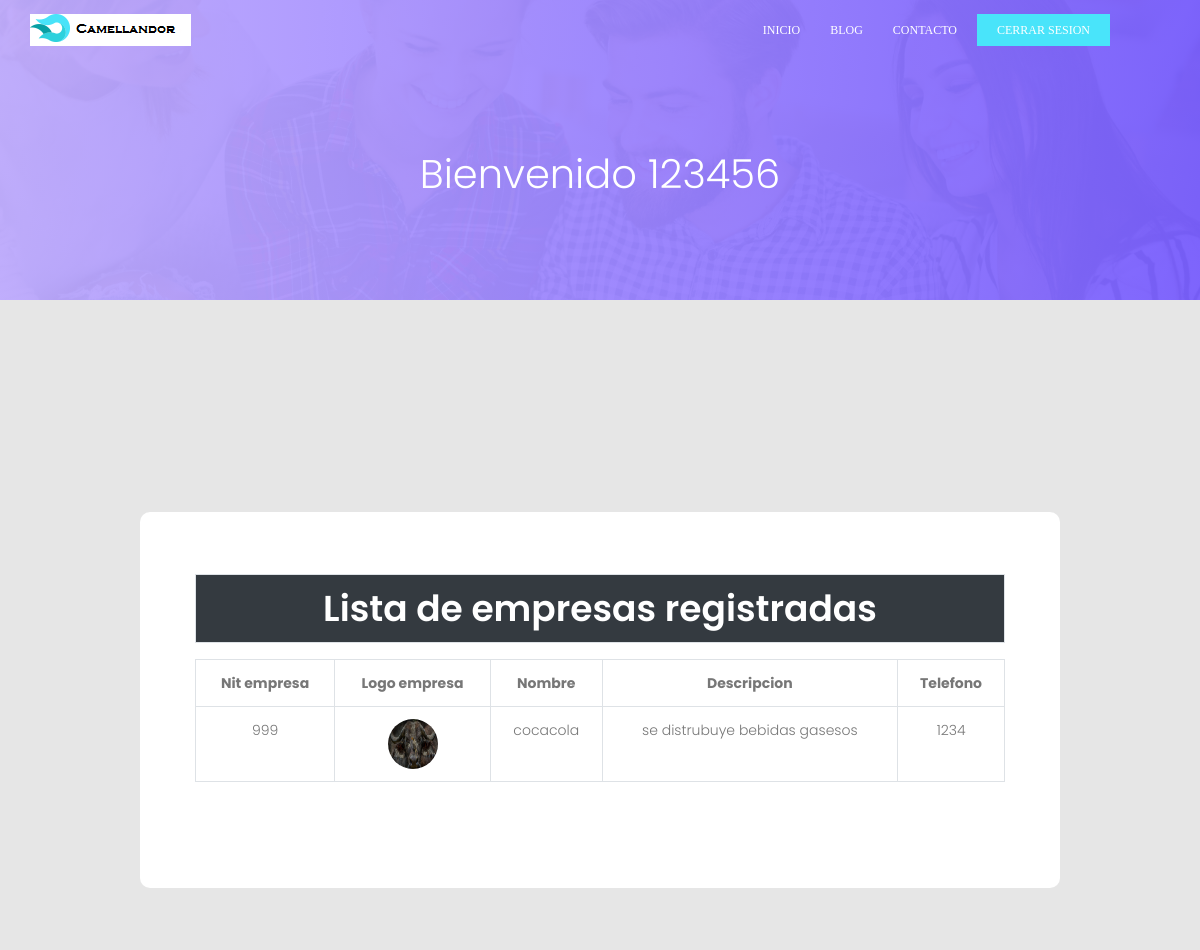
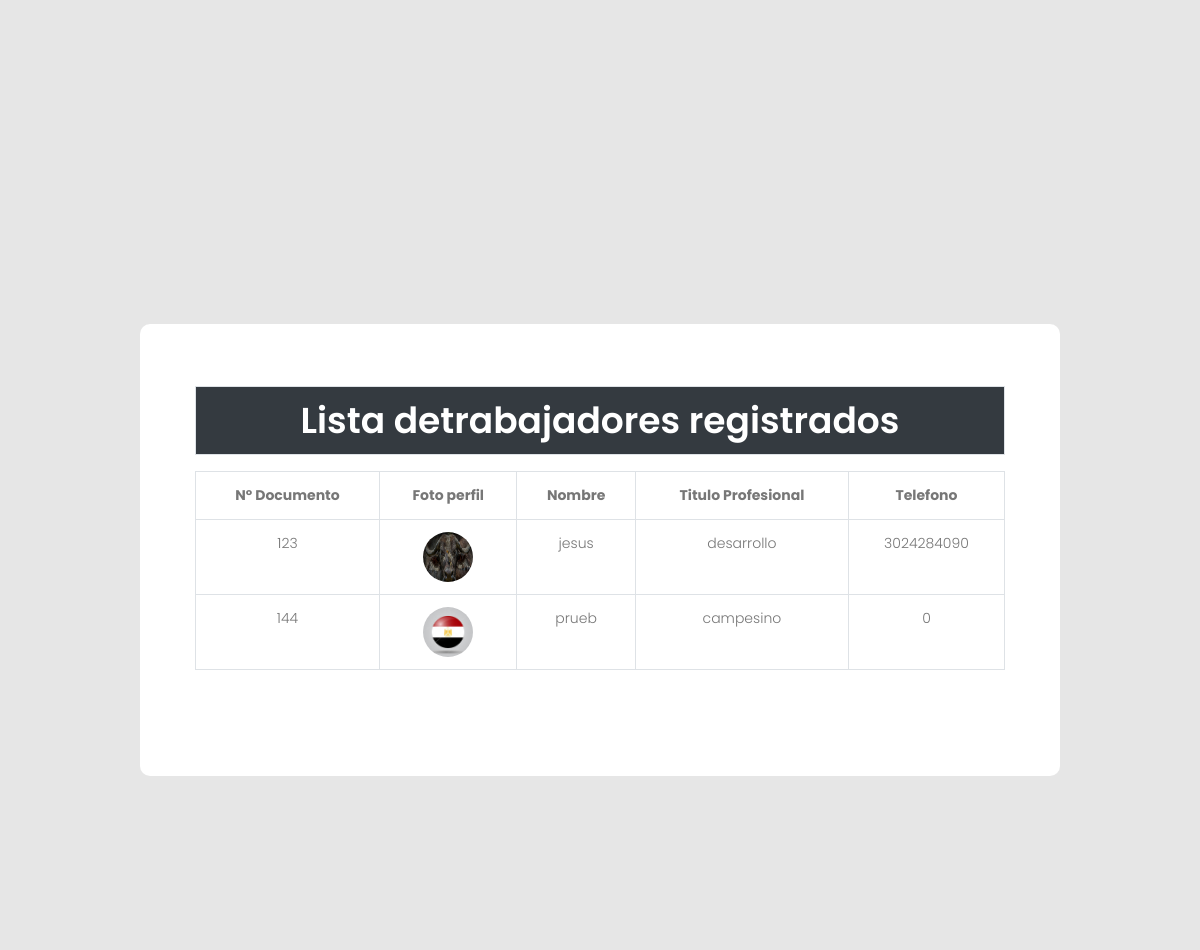
/inicioadmin.php (signed in), run on the app's committed database (2 pictures, top to bottom).
### tables this page shows
CREATE TABLE IF NOT EXISTS `empresa` (
  `nitempresa` int(11) NOT NULL,
  `emailempresa` varchar(100) NOT NULL,
  `password` varchar(100) NOT NULL,
  `Logoempresa` varchar(100) NOT NULL,
  `Nombrecomercial` varchar(200) NOT NULL,
  `Descripcionemp` varchar(1000) NOT NULL,
  `Razonsocial` varchar(100) NOT NULL,
  `Telefono` bigint(20) NOT NULL,
  `Ciudad` varchar(50) NOT NULL,
  `Direccion` varchar(50) NOT NULL,
  `Numerotrabajadores` int(11) NOT NULL,
  PRIMARY KEY (`nitempresa`)
);

CREATE TABLE IF NOT EXISTS `trabajador` (
  `iddocumento` int(11) NOT NULL,
  `Fotoperfil` varchar(100) NOT NULL,
  `Nombre` varchar(50) NOT NULL,
  `email` varchar(60) NOT NULL,
  `password` varchar(200) NOT NULL,
  `fechanacimiento` varchar(30) NOT NULL,
  `Genero` varchar(30) NOT NULL,
  `lugarnacimiento` varchar(50) NOT NULL,
  `direccionresidencia` varchar(100) NOT NULL,
  `Telefono` bigint(20) NOT NULL,
  `tituloprofesional` varchar(100) NOT NULL,
  `descripcionperfil` varchar(1000) NOT NULL,
  `nombreempresa` varchar(100) NOT NULL,
  `cargo` varchar(100) NOT NULL,
  `fechainicioexp` varchar(20) NOT NULL,
  `fechafinexp` varchar(20) NOT NULL,
  `funciones` varchar(1000) NOT NULL,
  `nominst` varchar(100) NOT NULL,
  `titulo` varchar(100) NOT NULL,
  `fechainicioest` varchar(20) NOT NULL,
  `fechafinest` varchar(20) NOT NULL,
  `idioma` varchar(20) NOT NULL,
  `nivelidioma` varchar(20) NOT NULL,
  `estudiocomplementario` varchar(100) NOT NULL,
  `lugarestudio` varchar(100) NOT NULL,
  PRIMARY KEY (`iddocumento`),
  UNIQUE KEY `email` (`email`)
);

### inicioadmin.php (the view, shortened to what this page needs)
<?php
   include 'conexionbd.php';
   $con = mysqli_connect('localhost','root','usbw');
    mysqli_select_db($con,'bolsaempleo');
    $consulta="select * from admin where idadmin='".$_SESSION['admin']."'";
	$resultado=mysqli_query($con,$consulta);
	while ($row=mysqli_fetch_array($resultado)) {
		$nombre=$row['idadmin'];
			}
	?>
	<!DOCTYPE html>
	<html lang="zxx" class="no-js">
	<head>
		<link rel="stylesheet" type="text/css" href="vendor2/bootstrap/css/bootstrap.min.css">
	<link rel="stylesheet" type="text/css" href="fonts2/font-awesome-4.7.0/css/font-awesome.min.css">
	<link rel="stylesheet" type="text/css" href="fonts2/iconic/css/material-design-iconic-font.min.css">
	<link rel="stylesheet" type="text/css" href="vendor2/animate/animate.css">
	<link rel="stylesheet" type="text/css" href="vendor2/css-hamburgers/hamburgers.min.css">
	<link rel="stylesheet" type="text/css" href="vendor2/animsition/css/animsition.min.css">
	<link rel="stylesheet" type="text/css" href="vendor2/select2/select2.min.css">
	<link rel="stylesheet" type="text/css" href="vendor2/daterangepicker/daterangepicker.css">
	<link rel="stylesheet" type="text/css" href="vendor2/noui/nouislider.min.css">
	<link rel="stylesheet" type="text/css" href="css2/util.css">
	<link rel="stylesheet" type="text/css" href="css2/main.css">
			<link rel="stylesheet" href="css/linearicons.css">
			<link rel="stylesheet" href="css/font-awesome.min.css">
			<link rel="stylesheet" href="css/bootstrap.css">
			<link rel="stylesheet" href="css/magnific-popup.css">
			<link rel="stylesheet" href="css/nice-select.css">
			<link rel="stylesheet" href="css/animate.min.css">
			<link rel="stylesheet" href="css/owl.carousel.css">
			<link rel="stylesheet" href="css/main.css">
			<link rel="stylesheet" href="css/registro.css">
		</head>
		<body>
			  <header id="header" id="home">
			    <div class="container">
			    	<div class="row align-items-center justify-content-between d-flex">
				      <div id="logo">
				        <a href="iniciodepersona.php"><img src="img/logo.png" alt="" title="" /></a>
				      </div>
				      <nav id="nav-menu-container">
				        <ul class="nav-menu">
				          <li class="menu-active"><a href="inicioadmin.php">Inicio</a></li>
				          <li><a href="#">Blog</a></li>
                          <li><a href="#">Contacto</a></li>
				          <li><a class="ticker-btn" href="cerrarsesion.php">Cerrar sesion</a></li>
				        </ul>
				      </nav>
			    	</div>
			    </div>
			  </header>
			<section class="banner-area relative" id="home" style="height:300px ;">
				<div class="overlay overlay-bg"></div>
				<div class="container">
					<div class="row d-flex align-items-center justify-content-center">
						<div class="about-content col-lg-12">
                            <h1 class="text-white" style="font-size: 40px;">
                            Bienvenido
                            <?php echo $nombre;?><br>
							</h1>
						</div>
					</div>
				</div>
			</section>
            <div class="container-contact100">
    <div class="wrap-contact100">
        <form action="verificarempresa.php" method="post" class="contact100-form validate-form" >
        <table class="table text-center table-bordered table-hover">
      	<tr>
      		<th colspan="2" class="bg-dark" > <center><h1 class="text-white">Lista de empresas registradas </h1></center></th>
      	</tr>
          </table>
		      <table class="table text-center table-bordered table-hover">
            <?php
            $consulta="select * from empresa ";
            $resultado=mysqli_query($cadena,$consulta);
            ?>
    <th>Nit empresa</th>
    <th>Logo empresa</th>
    <th>Nombre</th>
    <th>Descripcion</th>
    <th>Telefono</th>
  <?php
  while ($row=mysqli_fetch_array($resultado)) {
    echo "<tr>";
    echo "<td>".$row['nitempresa']."</td>";
    if ($row['Logoempresa']==null) {
      echo "<td><a href='detallesempresa.php?id=".$row['nitempresa']."'><img src='Logoempresa/predeterminado.jpg' style='width:50px; height:50px; border-radius: 50%;'></img></a></td>";
      }else{
      echo "<td><a href='detallesempresa.php?id=".$row['nitempresa']."'><img src=".$row['Logoempresa']." style='width:50px; height:50px; border-radius: 50%;'></img></a></td>";
      }
    echo "<td>".$row['Nombrecomercial']."</td>";
    echo "<td>".$row['Descripcionemp']."</td>";
    echo "<td>".$row['Telefono']."</td>";
    echo "</tr>";
  }
  ?>
</table>
        </form>
    </div>
</div>
<div class="container-contact100">
    <div class="wrap-contact100">
        <form action="verificarempresa.php" method="post" class="contact100-form validate-form" >
        <table class="table text-center table-bordered table-hover">
      	<tr>
      		<th colspan="2" class="bg-dark" > <center><h1 class="text-white">Lista detrabajadores registrados </h1></center></th>
      	</tr>
          </table>
		      <table class="table text-center table-bordered table-hover">
            <?php
            $consulta="select * from trabajador ";
            $resultado=mysqli_query($cadena,$consulta);
            ?>
    <th>Nº Documento</th>
    <th>Foto perfil</th>
    <th>Nombre</th>
    <th>Titulo Profesional</th>
    <th>Telefono</th>
  <?php
  while ($row=mysqli_fetch_array($resultado)) {
    echo "<tr>";
    echo "<td>".$row['iddocumento']."</td>";
    if ($row['Fotoperfil']==null) {
      echo "<td><a href='detalles.php?id=".$row['iddocumento']."'><img src='Fotousuario/predeterminado.jpg' style='width:50px; height:50px; border-radius: 50%;'></img></a></td>";
      }else{
      echo "<td><a href='detalles.php?id=".$row['iddocumento']."'><img src=".$row['Fotoperfil']." style='width:50px; height:50px; border-radius: 50%;'></img></a></td>";
      }
    echo "<td>".$row['Nombre']."</td>";
    echo "<td>".$row['tituloprofesional']."</td>";
    echo "<td>".$row['Telefono']."</td>";
    echo "</tr>";
  }
  ?>
</table>
        </form>
    </div>
</div>
		</body>
	</html>

### css2/main.css (style rules this page uses)
* { margin: 0px; padding: 0px; box-sizing: border-box; }
body, html { height: 100%; font-family: Poppins-Regular, sans-serif; }
a { font-family: Poppins-Regular; font-size: 14px; line-height: 1.7; color: #666666; margin: 0px; transition: all 0.4s; -webkit-transition: all 0.4s; -o-transition: all 0.4s; -moz-transition: all 0.4s; }
h1,h2,h3,h4,h5,h6 { margin: 0px; }
ul, li { margin: 0px; list-style-type: none; }
.container { max-width: 1200px; }
.container-contact100 { width: 100%; min-height: 100vh; display: -webkit-box; display: -webkit-flex; display: -moz-box; display: -ms-flexbox; display: flex; flex-wrap: wrap; justify-content: center; align-items: center; padding: 15px; background: #e6e6e6; }
.wrap-contact100 { width: 920px; background: #fff; border-radius: 10px; overflow: hidden; padding: 62px 55px 90px 55px; }
.contact100-form { width: 100%; display: -webkit-box; display: -webkit-flex; display: -moz-box; display: -ms-flexbox; display: flex; flex-wrap: wrap; justify-content: space-between; }

### css/main.css (style rules this page uses)
body { color: #777777; font-family: "Poppins", sans-serif; font-size: 14px; font-weight: 300; line-height: 1.625em; position: relative; }
ol, ul { margin: 0; padding: 0; list-style: none; }
a { -webkit-transition: all 0.3s ease 0s; -moz-transition: all 0.3s ease 0s; -o-transition: all 0.3s ease 0s; transition: all 0.3s ease 0s; }
a, a:focus, a:hover { text-decoration: none; outline: 0; }
h1, h2, h3, h4, h5, h6 { font-family: "Poppins", sans-serif; color: #222222; line-height: 1.2em !important; margin-bottom: 0; margin-top: 0; font-weight: 600; }
h1, .h1 { font-size: 36px; }
td, th { border-radius: 0px; }
.text-white { color: #fff; }
.text-center { text-align: center; }
.relative { position: relative; }
.overlay { position: absolute; left: 0; right: 0; top: 0; bottom: 0; }
h1 { font-size: 36px; }
h1, h2, h3, h4, h5, h6 { line-height: 1.5em; }
#header { padding: 14px 0; position: fixed; left: 0; top: 0; right: 0; transition: all 0.5s; z-index: 997; }
#header #logo img { padding: 0; margin: 0; }
.ticker-btn { background: #49e4fa; color: #fff; padding: 6px 20px !important; text-transform: uppercase; }
.nav-menu, .nav-menu * { margin: 0; padding: 0; list-style: none; }
.nav-menu li { position: relative; white-space: nowrap; }
.nav-menu > li { float: left; }
#nav-menu-container { margin: 0; }
@media (min-width: 1024px) { #nav-menu-container { padding-right: 60px; } }
.nav-menu a { padding: 6px 10px; text-decoration: none; display: inline-block; color: #fff; font-weight: 400; font-size: 12px; text-transform: uppercase; outline: none; }
.nav-menu > li { margin-left: 10px; }
#mobile-nav { position: fixed; top: 0; padding-top: 18px; bottom: 0; z-index: 998; background: rgba(0, 0, 0, 0.8); left: -260px; width: 260px; overflow-y: auto; transition: 0.4s; }
#mobile-nav ul { padding: 0; margin: 0; list-style: none; }
#mobile-nav ul li { position: relative; }
#mobile-nav ul li a { color: #fff; font-size: 13px; text-transform: uppercase; overflow: hidden; padding: 10px 22px 10px 15px; position: relative; text-decoration: none; width: 100%; display: block; outline: none; font-weight: 700; }
.p1-gradient-bg, .banner-area .overlay-bg, .sidebar .single-slidebar .cat-list li:hover, .callto-action-area, .single-price:hover .price-bottom, .single-service:hover, .submit-right, .submit-left, .contact-btns, .form-area .primary-btn { background-image: -moz-linear-gradient(0deg, #bfacff 0%, #795fff 100%); background-image: -webkit-linear-gradient(0deg, #bfacff 0%, #795fff 100%); background-image: -ms-linear-gradient(0deg, #bfacff 0%, #795fff 100%); }
.banner-area { background: url(../img/header-bg.jpg) center; background-size: cover; }
.banner-area .overlay-bg { opacity: .95; }
.about-content { padding: 150px 0px; text-align: center; }
.about-content h1 { font-size: 48px; font-weight: 300; }

### data on the page
empresa: nitempresa "999", Logoempresa (picture), Nombrecomercial "cocacola", Descripcionemp "se distrubuye bebidas gasesos", Telefono "1234"
trabajador: iddocumento "123", Fotoperfil (picture), Nombre "jesus", tituloprofesional "desarrollo", Telefono "3024284090"
trabajador: iddocumento "144", Fotoperfil (picture), Nombre "prueb", tituloprofesional "campesino", Telefono "0"

### other printed values
$nombre "123456"
